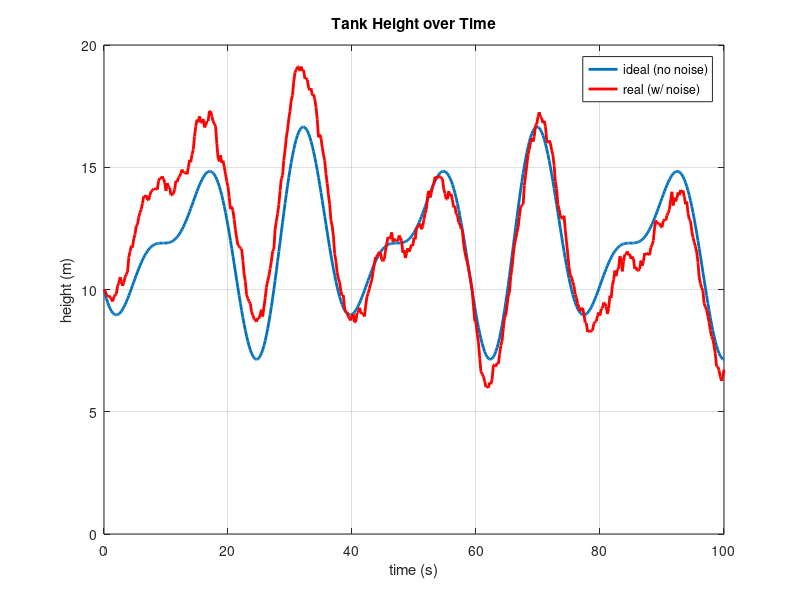
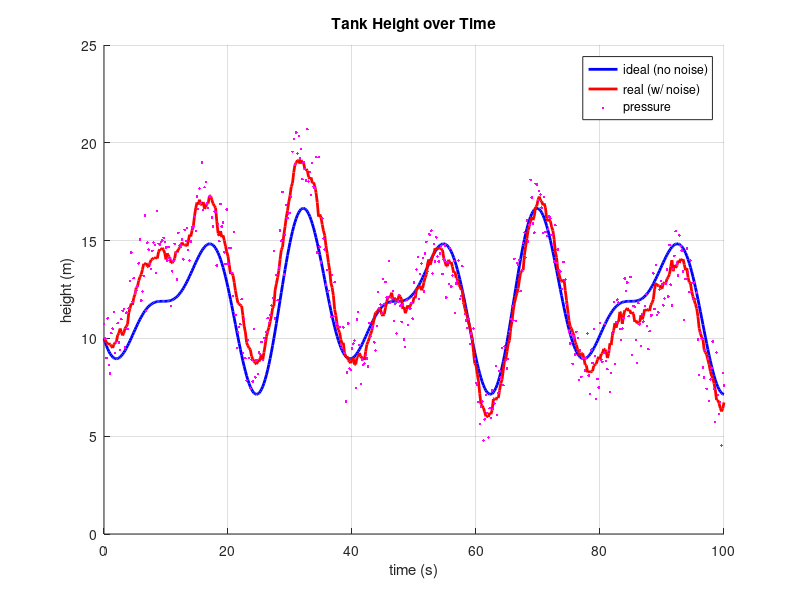

These charts were generated, in order, by the following MATLAB code:
% Simulating a tank filling/emptying
clc, clearvars, close all

% system model
    % x_dot = Ax + Bu + epsilon     [rate of state change]
    % z = Cx + Du + del             [measurement]

% discretized model
    % x_dot ~= (x_t+1 - x_t) / dt
    % Ax + Bu + epsilon = (x_t+1 - x_t) / dt 
    % x_t+1 = x_t + Ax*dt + Bu*dt + epsilon*dt

% params
g = 10; %m/s2 (gravity)
rho = 1000; %kg/m3 (density of freshwater)
h0 = 10; %m (initial tank height)
tank_area = 1; %m2 (base of tank)

% system matrices
A = [0]; B = [1 -1] ./ tank_area; C = rho*g; D = 0;

% normal height
h(1) = h0;

% noisy height
h_noise(1) = h0;
h_mu = 0;
h_sigma = 1;

% measurement
z_mu = 0;
z_sigma = 10000;

% timing
t_start = 0;
t_end = 100;
dt = 0.2;

% simulation
t = t_start:dt:t_end;
for i = 1:length(t)

    % calc flows
    f1 = sin(t(i)/2);
    f2 = cos(t(i)/3);
    u = [f1; f2];

    % calc no noise height (ideal, nonimal)
    h(i+1) = h(i) + ...
             A*h(i)*dt + ...
             B*u*dt;

    % calc noisy height (real)
    h_noise(i+1) = h_noise(i) + ... 
                   A*h_noise(i)*dt + ...
                   B*u*dt + ...
                   normrnd(h_mu,h_sigma)*dt;  % add error term  

    % calc pressure (measurement)
    z(i) = C*h_noise(i+1) ...
        + normrnd(z_mu,z_sigma);

end

disp('sim finished')

%%%% Plots

% no noise and noisy height vs time
figure(1)
plot(t,h(1:end-1),'linewidth',2), xlabel('time (s)'), ylabel('height (m)')
title('Tank Height over Time'), grid on, hold on

plot(t,h_noise(1:end-1),'r-','linewidth',2)
legend('ideal (no noise)','real (w/ noise)')

% no noise h, noisy h, and pressure vs time
figure(2)
title('Tank Height over Time'), grid on, hold on
plot(t,h(1:end-1),'b-','linewidth',2), xlabel('time (s)'), ylabel('height (m)')
plot(t,h_noise(1:end-1),'r-','linewidth',2), hold on
plot(t,z(1:end)/10000,'m.','linewidth',1)
legend('ideal (no noise)','real (w/ noise)','pressure')
